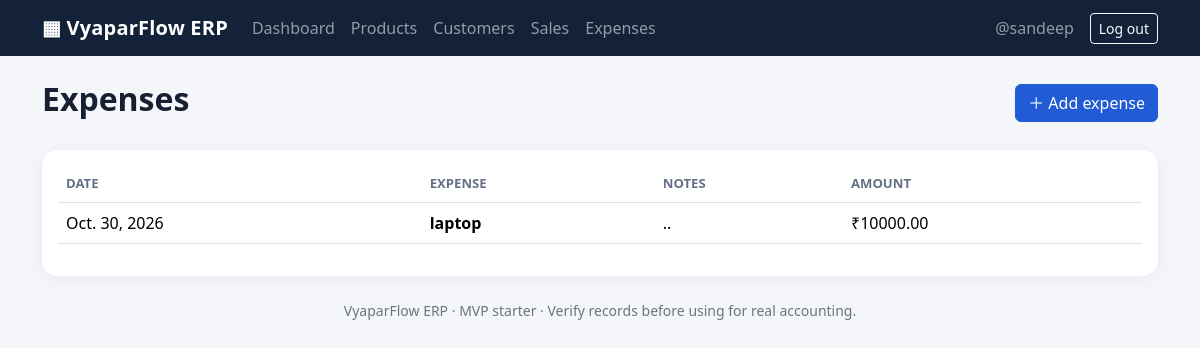
Screenshot of /expenses/ (signed in) with the database file from the repository.
### core/models.py (models this page shows, shortened)
class Expense(models.Model):
    shop = models.ForeignKey(Shop, on_delete=models.CASCADE, related_name="expenses")
    title = models.CharField(max_length=150)
    amount = models.DecimalField(max_digits=12, decimal_places=2, validators=[MinValueValidator(Decimal("0.01"))])
    expense_date = models.DateField()
    notes = models.TextField(blank=True)
    class Meta:
        ordering = ["-expense_date", "-id"]

### core/views.py (the view)
# urls.py: path("expenses/", views.expenses, name="expenses"),
@login_required
def expenses(request):
    shop = get_shop(request.user)
    return render(request, "expenses/list.html", {"expenses": Expense.objects.filter(shop=shop)})

### core/views.py (called while the page is built)
def get_shop(user):
    return Shop.objects.filter(owner=user).first()

### templates/expenses/list.html
{% extends "base.html" %}{% block title %}Expenses · VyaparFlow{% endblock %}{% block content %}
<div class="d-flex justify-content-between align-items-center mb-4"><h1 class="h2 page-title">Expenses</h1><a class="btn btn-primary" href="{% url 'add_expense' %}">＋ Add expense</a></div>
<div class="card p-3"><div class="table-responsive"><table class="table table-hover align-middle"><thead><tr><th>Date</th><th>Expense</th><th>Notes</th><th>Amount</th></tr></thead><tbody>{% for e in expenses %}<tr><td>{{ e.expense_date }}</td><td class="fw-semibold">{{ e.title }}</td><td>{{ e.notes|default:"—" }}</td><td>₹{{ e.amount }}</td></tr>{% empty %}<tr><td colspan="4" class="text-center text-secondary py-5">No expenses recorded.</td></tr>{% endfor %}</tbody></table></div></div>{% endblock %}

### templates/base.html (shortened to what this page needs)
<!doctype html>
<html lang="en">
<head>
  <link href="https://cdn.jsdelivr.net/npm/bootstrap@5.3.3/dist/css/bootstrap.min.css" rel="stylesheet">
</head>
<body>
<nav class="navbar navbar-expand-lg navbar-dark">
 <div class="container">
  <a class="navbar-brand" href="{% if user.is_authenticated %}{% url 'dashboard' %}{% else %}{% url 'home' %}{% endif %}">▦ VyaparFlow ERP</a>
  <div id="nav" class="collapse navbar-collapse">
   {% if user.is_authenticated %}
   <div class="navbar-nav me-auto">
    <a class="nav-link" href="{% url 'dashboard' %}">Dashboard</a><a class="nav-link" href="{% url 'products' %}">Products</a>
    <a class="nav-link" href="{% url 'customers' %}">Customers</a><a class="nav-link" href="{% url 'sales' %}">Sales</a><a class="nav-link" href="{% url 'expenses' %}">Expenses</a>
   </div>
   <span class="navbar-text me-3">{{ user.username }}</span>
   <form method="post" action="{% url 'logout' %}">{% csrf_token %}<button class="btn btn-outline-light btn-sm">Log out</button></form>
   {% else %}<div class="navbar-nav ms-auto"><a class="nav-link" href="{% url 'login' %}">Login</a><a class="nav-link" href="{% url 'register' %}">Create account</a></div>{% endif %}
  </div>
 </div>
</nav>
<main class="container py-4">
 {% block content %}{% endblock %}
 <footer class="text-center text-secondary small py-4">VyaparFlow ERP · MVP starter · Verify records before using for real accounting.</footer>
</main>
</body></html>

### templates/base.html (style rules this page uses)
body { background:#f4f6fa;color:#172033 }
.navbar { background:#132238 }
.navbar-brand { font-weight:800;letter-spacing:.2px }
.card { border:0;border-radius:16px;box-shadow:0 4px 20px rgba(23,32,51,.05) }
.btn-primary { background:#225bd6;border-color:#225bd6 }
.table thead th { color:#657087;font-size:.82rem;text-transform:uppercase }
.page-title { font-weight:800 }

### rows the page displays
Expense: expense_date "Oct. 30, 2026", title "laptop", notes "..", amount "10000.00"

### other values shown
{{ user.username }} "@sandeep"
